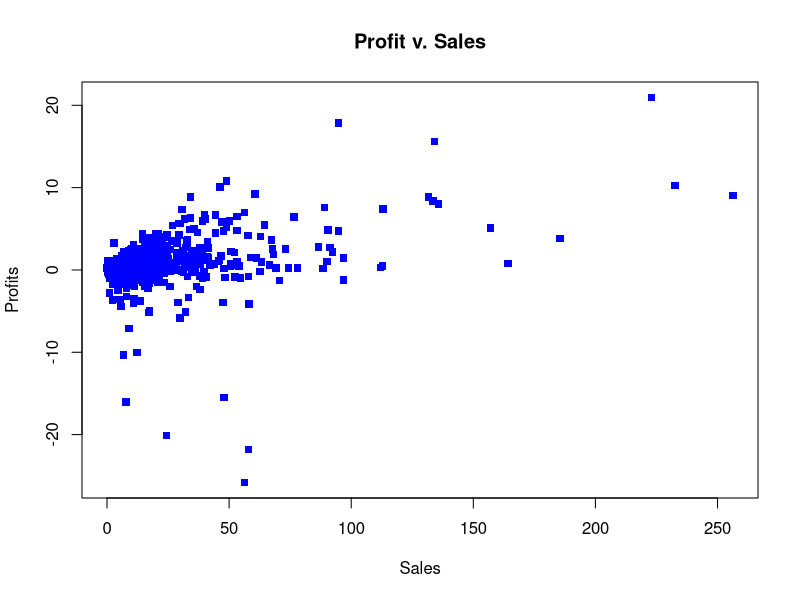
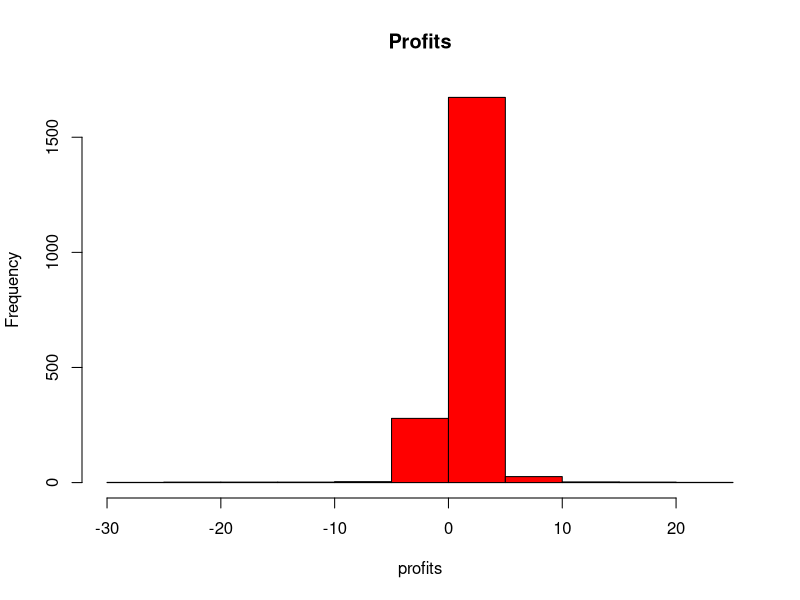

Write the R code that produced these figures, in order.
#worksheet2
library(dplyr)
library(kableExtra)

library("HSAUR3")
data("Forbes2000")
attach(Forbes2000)


dim(Forbes2000)
colnames(Forbes2000)
head(Forbes2000)
#Return data types
str(Forbes2000)
plot(profits~sales,col = c("blue"), pch = 15, main = "Profit v. Sales", xlab = "Sales", ylab = "Profits")

summary(sales)
summarise(Forbes2000)


hist(profits, main = "Profits", col = "red")
dataR <- Forbes2000[1:15,1:3]
#dataReduced <- Forbes2000 %>% filter(c(1:15)) %>% select(c(1:3))

#mean profits by country
meanpc <- Forbes2000 %>% group_by(country) %>% summarize(Mean = mean(profits))
medianmc <- Forbes2000 %>% group_by(category) %>% summarize((Median = median(marketvalue)))

#begin new chunk

#kable(meanpc)
#kable(medianmc)
